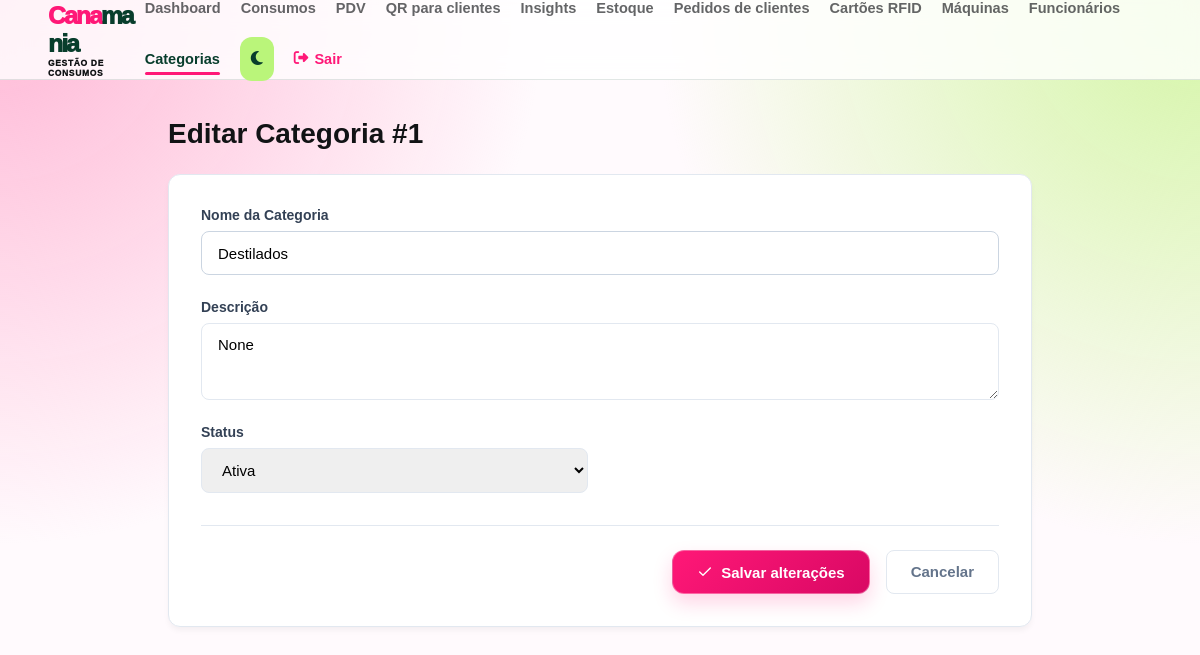
The app's page /categorias/1/editar (signed in) with its own data.
### app/models/categoria.py (models this page shows)
class Categoria(Base):
    __tablename__ = "categorias"
    id = Column(Integer, primary_key=True, index=True)
    nome = Column(String(100), unique=True, index=True, nullable=False)
    ativo = Column(Boolean, default=True)
    descricao = Column(String(255), nullable=True)
    produtos = relationship("Produto", back_populates="categoria", lazy="select")

### app/controllers/categorias_controller.py (the view)
@router.get("/{categoria_id}/editar")
def form_editar_categoria(
    request: Request,
    categoria_id: int,
    db: Session = Depends(get_db),
    admin = Depends(get_admin)
):
    categoria = db.query(Categoria).filter(Categoria.id == categoria_id).first()
    if not categoria:
        return RedirectResponse("/categorias/", status_code=302)
    return templates.TemplateResponse(
        request,
        "categoria/form.html",
        {
            "request": request,
            "usuario": admin,
            "editando": categoria,
        }
    )

### app/templates/categoria/form.html (shortened to what this page needs)
<!DOCTYPE html>
<html lang="pt-BR">
<head>
    <link rel="stylesheet" href="/static/css/form_categoria.css">
    <link rel="stylesheet" href="https://cdnjs.cloudflare.com/ajax/libs/font-awesome/6.5.2/css/all.min.css">
</head>
<body>
    {% include "partials/navbar.html" %}
    <main class="main-content">
        <div class="page-header">
            <h1>{{ "Editar Categoria #" + editando.id|string if editando else "Nova Categoria" }}</h1>
        </div>
        <div class="form-container">
            <form action="{{ '/categorias/' + editando.id|string + '/editar' if editando else '/categorias/nova' }}"
                method="POST">
                <div class="form-grid">
                    <div class="form-group full-width">
                        <label for="nome">Nome da Categoria</label>
                        <input type="text" id="nome" name="nome" required placeholder="Breve nome da categoria..."
                            value="{{ editando.nome if editando else (valores.nome if valores else '') }}" autofocus>
                    </div>
                    <div class="form-group full-width">
                        <label for="descricao">Descrição</label>
                        <textarea id="descricao" name="descricao" rows="3"
                            placeholder="Breve descrição...">{{ editando.descricao if editando else (valores.descricao if valores else '') }}</textarea>
                    </div>
                    <div class="form-group">
                        <label for="ativo">Status</label>
                        <select id="ativo" name="ativo">
                            <option value="true" {{ 'selected' if not editando or editando.ativo else '' }}>Ativa
                            </option>
                        </select>
                    </div>
                </div>
                <div class="form-actions">
                    <button type="submit" class="btn-submit">
                        <i data-lucide="check" style="width: 16px;"></i>
                        {{ "Salvar alterações" if editando else "Criar categoria" }}
                    </button>
                    <a href="/categorias" class="btn-cancel">Cancelar</a>
                </div>
            </form>
        </div>
    </main>
</body>
</html>

### app/static/css/form_categoria.css (style rules this page uses)
* { margin: 0; padding: 0; box-sizing: border-box; }
body { font-family: Arial, sans-serif; min-height: 100vh; display: flex; flex-direction: column; background-color: #f8fafc; }
:root { --bg-main: #f8fafc; --text-main: #0f172a; --text-muted: #64748b; --border-color: #e2e8f0; --primary: #100e74; --primary-hover: #050455; --success-bg: #d1fae5; --success-text: #065f46; }
* { box-sizing: border-box; }
body { background-color: var(--bg-main); font-family: 'Segoe UI', Tahoma, Geneva, Verdana, sans-serif; color: var(--text-main); margin: 0; padding: 0; }
.main-content { max-width: 800px; margin: 40px auto; padding: 0 20px; }
.page-header h1 { font-size: 28px; font-weight: 700; margin-bottom: 24px; }
.form-container { background: white; border-radius: 12px; border: 1px solid var(--border-color); padding: 32px; box-shadow: 0 4px 6px -1px rgba(0, 0, 0, 0.05); }
.form-grid { display: grid; grid-template-columns: repeat(2, 1fr); gap: 24px; }
.form-group { display: flex; flex-direction: column; gap: 8px; }
.form-group.full-width { grid-column: span 2; }
.form-group label { font-size: 14px; font-weight: 600; color: #334155; }
.form-group input[type="text"], .form-group input[type="number"], .form-group textarea, .form-group select { padding: 12px 16px; border: 1px solid var(--border-color); border-radius: 8px; font-size: 15px; outline: none; font-family: inherit; transition: border-color 0.2s, box-shadow 0.2s; width: 100%; }
.form-actions { display: flex; justify-content: flex-end; gap: 16px; margin-top: 32px; border-top: 1px solid var(--border-color); padding-top: 24px; }
.btn-submit { background-color: var(--primary); color: white; border: none; padding: 12px 24px; border-radius: 8px; font-weight: 600; font-size: 15px; cursor: pointer; display: inline-flex; align-items: center; gap: 8px; transition: background-color 0.2s; }
.btn-cancel { background-color: white; color: var(--text-muted); border: 1px solid var(--border-color); padding: 12px 24px; border-radius: 8px; font-weight: 600; font-size: 15px; text-decoration: none; text-align: center; transition: background-color 0.2s; }

### app/static/css/base.css (style rules this page uses)
:root { --cana-pink:#ff1877;--cana-lime:#baf57a;--cana-green:#083d2c;--cana-ink:#111315;--cana-bg:#fffafd;--cana-surface:#fff }
* { box-sizing: border-box; }
body { min-height: 100vh; margin: 0; display: flex; flex-direction: column; font-family: Arial, sans-serif; background-color: var(--cana-bg); color: var(--cana-ink); transition: background .3s,color .3s; }
:is(button,.btn-create,.btn-novo-produto,.btn-primario,.btn-add-carrinho-pdv,.btn-salvar-venda-final,.btn-ver-ranking,.filiais-heading a) { border-radius:12px!important;transition:transform .2s ease,background .2s ease,box-shadow .2s ease,color .2s ease!important }
:is(button,.btn-create,.btn-novo-produto,.btn-primario,.btn-add-carrinho-pdv,.btn-salvar-venda-final):not(.theme-toggle) { background:linear-gradient(135deg,#ff1877,#d90864)!important;color:#fff!important;border:1px solid rgba(255,255,255,.34)!important;box-shadow:0 9px 19px rgba(255,24,119,.18) }
:is(button,.btn-create,.btn-novo-produto,.btn-primario,.btn-add-carrinho-pdv,.btn-salvar-venda-final):not(:disabled):hover { transform:translateY(-2px);background:linear-gradient(135deg,#c9085a,#083d2c)!important;box-shadow:0 13px 25px rgba(8,61,44,.2) }

### app/static/css/ui.css (style rules this page uses)
:root { --page-padding-block: 40px; --page-padding-inline: 60px; --control-height: 44px; --control-radius: 8px; --control-border: #cbd5e1; --focus-ring: rgba(9, 20, 92, .18); }
.dashboard, .produtos-container-main, .clientes-container, .vendas-container-main, .main-content, .armarios-page { width: 100% !important; max-width: 1600px !important; margin: 0 auto; padding: var(--page-padding-block) var(--page-padding-inline) !important; }
button, .btn-primary, .btn-secondary, .btn-create, .btn-novo-produto, .btn-nova-venda, .btn-finalizar-dia, .btn-submit, .btn-cancel, .btn-acao, .btn-edit, .btn-toggle, .btn-primario, .btn-secundario, .btn-add-carrinho-pdv, .btn-salvar-venda-final, .btn-voltar-historico { min-height: var(--control-height); border-radius: var(--control-radius); transition: background-color .2s ease, border-color .2s ease, box-shadow .2s ease, transform .2s ease; }
input:not([type="checkbox"]):not([type="radio"]), select, textarea { min-height: var(--control-height); border-color: var(--control-border); border-radius: var(--control-radius); transition: border-color .2s ease, box-shadow .2s ease; }

### records on screen
Categoria: id "Editar Categoria #1", nome "Destilados", descricao "None"

### other values on screen
{{ "Salvar alterações" if editando else "Criar categoria" }} "Salvar alterações"
